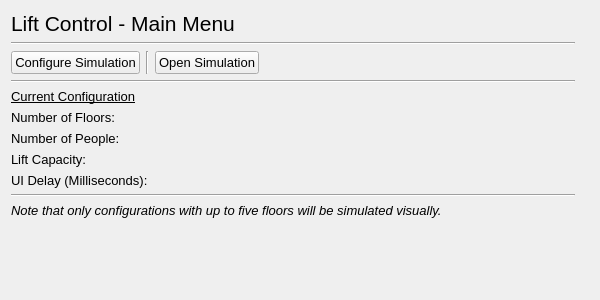
<?xml version="1.0" encoding="UTF-8"?>
<ui version="4.0">
 <class>mwindow_main_menu</class>
 <widget class="QMainWindow" name="mwindow_main_menu">
  <property name="geometry">
   <rect>
    <x>0</x>
    <y>0</y>
    <width>600</width>
    <height>300</height>
   </rect>
  </property>
  <property name="font">
   <font>
    <family>Arial</family>
    <pointsize>10</pointsize>
   </font>
  </property>
  <property name="windowTitle">
   <string>Main Menu - Lift Control</string>
  </property>
  <widget class="QWidget" name="central_widget">
   <widget class="QWidget" name="layoutWidget">
    <property name="geometry">
     <rect>
      <x>11</x>
      <y>11</y>
      <width>564</width>
      <height>265</height>
     </rect>
    </property>
    <layout class="QVBoxLayout" name="vert_layout_lift_control">
     <item>
      <widget class="QLabel" name="lbl_lift_control">
       <property name="font">
        <font>
         <pointsize>16</pointsize>
         <weight>50</weight>
         <bold>false</bold>
        </font>
       </property>
       <property name="text">
        <string>Lift Control - Main Menu</string>
       </property>
      </widget>
     </item>
     <item>
      <widget class="Line" name="hori_line_lift_control">
       <property name="orientation">
        <enum>Qt::Horizontal</enum>
       </property>
      </widget>
     </item>
     <item>
      <layout class="QHBoxLayout" name="hori_layout_nav">
       <item alignment="Qt::AlignLeft">
        <widget class="QPushButton" name="btn_config_sim">
         <property name="text">
          <string>Configure Simulation</string>
         </property>
        </widget>
       </item>
       <item>
        <widget class="Line" name="vert_line_buttons">
         <property name="orientation">
          <enum>Qt::Vertical</enum>
         </property>
        </widget>
       </item>
       <item alignment="Qt::AlignLeft">
        <widget class="QPushButton" name="btn_open_sim">
         <property name="text">
          <string>Open Simulation</string>
         </property>
        </widget>
       </item>
       <item>
        <spacer name="hori_spacer_nav">
         <property name="orientation">
          <enum>Qt::Horizontal</enum>
         </property>
         <property name="sizeHint" stdset="0">
          <size>
           <width>40</width>
           <height>20</height>
          </size>
         </property>
        </spacer>
       </item>
      </layout>
     </item>
     <item>
      <widget class="Line" name="hori_line_nav">
       <property name="orientation">
        <enum>Qt::Horizontal</enum>
       </property>
      </widget>
     </item>
     <item>
      <widget class="QLabel" name="lbl_current_config">
       <property name="font">
        <font>
         <underline>true</underline>
        </font>
       </property>
       <property name="text">
        <string>Current Configuration</string>
       </property>
      </widget>
     </item>
     <item>
      <widget class="QLabel" name="lbl_num_floors">
       <property name="text">
        <string>Number of Floors: </string>
       </property>
      </widget>
     </item>
     <item>
      <widget class="QLabel" name="lbl_num_people">
       <property name="text">
        <string>Number of People: </string>
       </property>
      </widget>
     </item>
     <item>
      <widget class="QLabel" name="lbl_lift_capacity">
       <property name="text">
        <string>Lift Capacity: </string>
       </property>
      </widget>
     </item>
     <item>
      <widget class="QLabel" name="lbl_ui_delay">
       <property name="text">
        <string>UI Delay (Milliseconds): </string>
       </property>
      </widget>
     </item>
     <item>
      <widget class="Line" name="hori_line_config">
       <property name="orientation">
        <enum>Qt::Horizontal</enum>
       </property>
      </widget>
     </item>
     <item>
      <widget class="QLabel" name="lbl_instruction">
       <property name="font">
        <font>
         <italic>true</italic>
        </font>
       </property>
       <property name="text">
        <string>Note that only configurations with up to five floors will be simulated visually.</string>
       </property>
      </widget>
     </item>
     <item>
      <spacer name="vert_spacer">
       <property name="orientation">
        <enum>Qt::Vertical</enum>
       </property>
       <property name="sizeHint" stdset="0">
        <size>
         <width>20</width>
         <height>40</height>
        </size>
       </property>
      </spacer>
     </item>
    </layout>
   </widget>
  </widget>
 </widget>
 <resources/>
 <connections/>
</ui>
